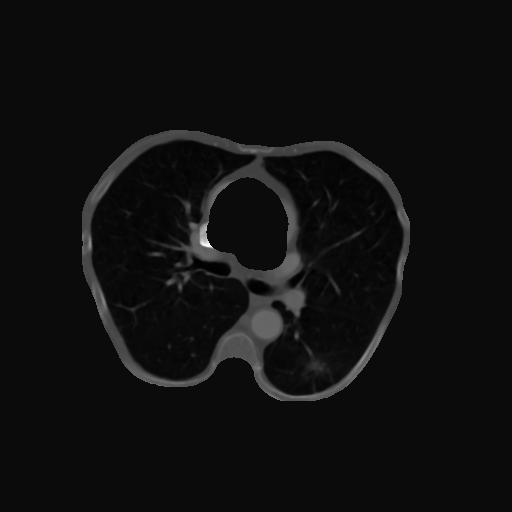
#> input picture png_images/LIDC-IDRI-0001/0001_NI000_slice000.png, 512 x 512 px; its folder holds only this picture in this run
$ python get128.py
#> lines starting #> are read from the running program, lines starting #| are printed output that depends on the picture
import os
import cv2
import numpy as np
from pathlib import Path


def crop_center_region(img, mask, crop_size=128):
    """
    根据mask中病灶区域的中心，在img和mask中裁剪出以中心为128x128大小的区域。
    """
    # 找到病灶区域的所有像素点
    lesion_coords = np.column_stack(np.where(mask == 255))

    if lesion_coords.size == 0:
        # 若没有病灶区域，则返回None，跳过该图像
        return None, None

    # 计算病灶区域的中心点
    center_y, center_x = lesion_coords.mean(axis=0).astype(int)

    # 确定裁剪区域的起始坐标（保证在边界内）
    start_x = max(center_x - crop_size // 2, 0)
    start_y = max(center_y - crop_size // 2, 0)
    end_x = min(start_x + crop_size, img.shape[1])
    end_y = min(start_y + crop_size, img.shape[0])

    # 裁剪图像和mask
    cropped_img = img[start_y:end_y, start_x:end_x]
    cropped_mask = mask[start_y:end_y, start_x:end_x]

    # 检查裁剪区域大小是否符合预期
    if cropped_img.shape != (crop_size, crop_size):
        # 如果裁剪出的区域不是128x128大小，则填充或截断使其符合
        cropped_img = cv2.resize(cropped_img, (crop_size, crop_size), interpolation=cv2.INTER_NEAREST)
        cropped_mask = cv2.resize(cropped_mask, (crop_size, crop_size), interpolation=cv2.INTER_NEAREST)

    return cropped_img, cropped_mask


# 定义文件夹路径
image_dir = Path("png_images")
mask_dir = Path("png_masks")
output_image_dir = Path("png_images128")
output_mask_dir = Path("png_masks128")

# 创建输出文件夹
output_image_dir.mkdir(exist_ok=True)
output_mask_dir.mkdir(exist_ok=True)

# 遍历每个子文件夹
for image_subfolder in image_dir.iterdir():
    if image_subfolder.is_dir():
        mask_subfolder = mask_dir / image_subfolder.name  # 与image子文件夹对应的mask子文件夹
        if not mask_subfolder.exists():
            print(f"Warning: {mask_subfolder} not found, skipping...")
            continue

        # 创建对应的输出子文件夹
        output_image_subfolder = output_image_dir / image_subfolder.name
        output_mask_subfolder = output_mask_dir / mask_subfolder.name
        output_image_subfolder.mkdir(exist_ok=True)
        output_mask_subfolder.mkdir(exist_ok=True)

        # 遍历每张图像
        for image_file in image_subfolder.glob("*.png"):
            mask_file = mask_subfolder / image_file.name  # 找到对应的mask文件

            if not mask_file.exists():
                print(f"Warning: {mask_file} not found, skipping {image_file}...")
                continue

            # 读取图像和mask
            img = cv2.imread(str(image_file), cv2.IMREAD_GRAYSCALE)
#> img is the input picture: shape (512, 512); min 0, max 255, mean 15.6
            mask = cv2.imread(str(mask_file), cv2.IMREAD_GRAYSCALE)

            # 裁剪128x128区域
            cropped_img, cropped_mask = crop_center_region(img, mask)
#> in crop_center_region, `lesion_coords = np.column_stack(np.where(mask == 255))`: lesion_coords = [[245, 210]]
#> in crop_center_region, `center_y, center_x = lesion_coords.mean(axis=0).astype(int)`: center_y = 245; center_x = 210
#> in crop_center_region, `start_x = max(center_x - crop_size // 2, 0)`: start_x = 146
#> in crop_center_region, `start_y = max(center_y - crop_size // 2, 0)`: start_y = 181
#> in crop_center_region, `end_x = min(start_x + crop_size, img.shape[1])`: end_x = 274
#> in crop_center_region, `end_y = min(start_y + crop_size, img.shape[0])`: end_y = 309
#> in crop_center_region, `cropped_img = img[start_y:end_y, start_x:end_x]`:
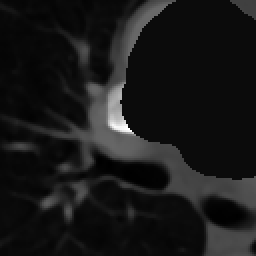
#> cropped_img: shape (128, 128) (shown 2 times larger); min 0, max 255, mean 24
            if cropped_img is None:
                print(f"No lesion found in {mask_file}, skipping...")
                continue

            # 保存裁剪后的图像和mask
            cropped_img_rgb = cv2.cvtColor(cropped_img, cv2.COLOR_GRAY2RGB)
            cv2.imwrite(str(output_image_subfolder / image_file.name), cropped_img_rgb)
            #cv2.imwrite(str(output_image_subfolder / image_file.name), cropped_img)
            cv2.imwrite(str(output_mask_subfolder / mask_file.name), cropped_mask)
#> pass 2 of the loop `for image_subfolder in image_dir.iterdir():`:
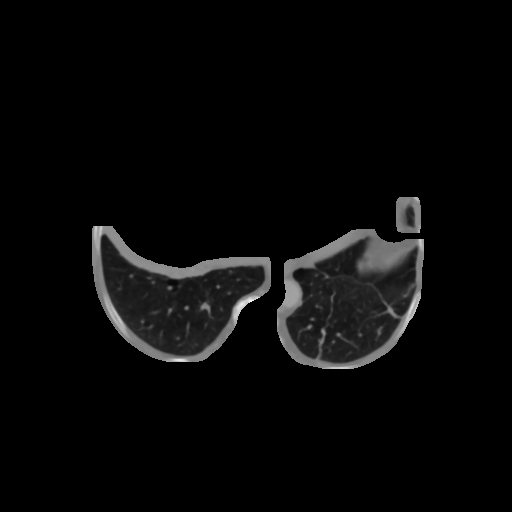
#> input picture png_images/LIDC-IDRI-0004/0004_NI000_slice000.png, 512 x 512 px
#> img is the input picture: shape (512, 512); min 0, max 255, mean 8.3
#> lesion_coords = [[301, 251]]
#> center_y = 301; center_x = 251
#> start_x = 187
#> start_y = 237
#> end_x = 315
#> end_y = 365
#> in crop_center_region (call 2), `cropped_img = img[start_y:end_y, start_x:end_x]`:
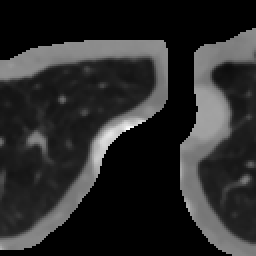
#> cropped_img: shape (128, 128) (shown 2 times larger); min 0, max 255, mean 42.1

print("All images processed successfully.")
